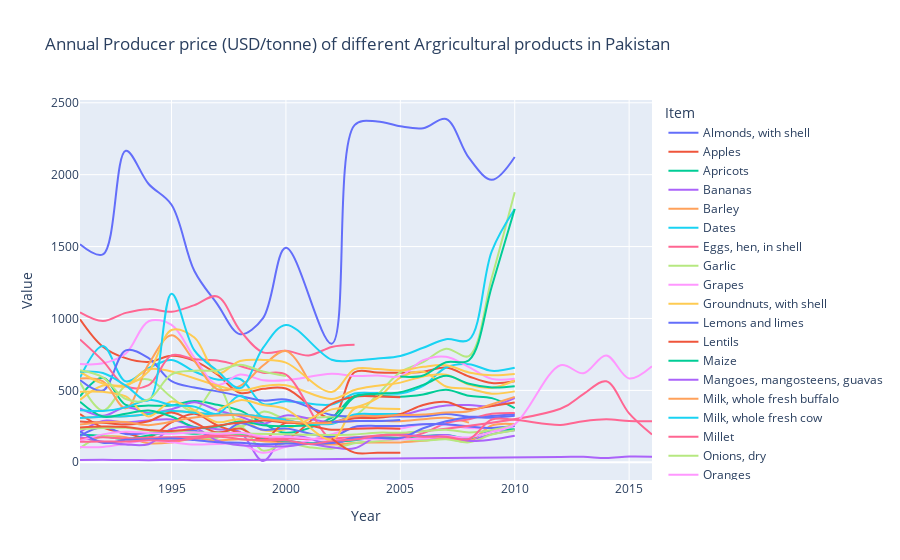

The notebook cell this image was saved under:
### Markdown cell above
### Annual Producer price (USD/tonne) of Different Agricultural products in Pakistan

### Code cell
import plotly.express as px
df2= pd.read_csv("DAP.csv")
fig = px.line(df2, x="Year", y="Value", color="Item", line_group="Area", hover_name="Area",
        line_shape="spline", render_mode="svg", title='Annual Producer price (USD/tonne) of different Argricultural products in Pakistan')
fig.show()

### Figure 1 — Plotly figure (JSON) as saved in the notebook; plotly's stock layout.template omitted (floating-point values rounded to 4 significant figures)
{"data": [{"hovertemplate": "<b>%{hovertext}</b><br><br>Item=Almonds, with shell<br>Area=Pakistan<br>Year=%{x}<br>Value=%{y}<extra></extra>", "hovertext": ["Pakistan", "Pakistan", "Pakistan", "Pakistan", "Pakistan", "Pakistan", "Pakistan", "Pakistan", "Pakistan", "Pakistan", "Pakistan", "Pakistan", "Pakistan", "Pakistan", "Pakistan", "Pakistan", "Pakistan", "Pakistan", "Pakistan"], "legendgroup": "Almonds, with shell", "line": {"color": "#636efa", "dash": "solid", "shape": "spline"}, "marker": {"symbol": "circle"}, "mode": "lines", "name": "Almonds, with shell", "orientation": "v", "showlegend": true, "type": "scatter", "x": [1991, 1992, 1993, 1994, 1995, 1996, 1997, 1998, 1999, 2000, 2002, 2003, 2004, 2005, 2006, 2007, 2008, 2009, 2010], "xaxis": "x", "y": [1516, 1445, 2166, 1935, 1791, 1330, 1100, 891, 1003, 1491, 825, 2344, 2370, 2336, 2323, 2387, 2116, 1964, 2123], "yaxis": "y"}, {"hovertemplate": "<b>%{hovertext}</b><br><br>Item=Apples<br>Area=Pakistan<br>Year=%{x}<br>Value=%{y}<extra></extra>", "hovertext": ["Pakistan", "Pakistan", "Pakistan", "Pakistan", "Pakistan", "Pakistan", "Pakistan", "Pakistan", "Pakistan", "Pakistan", "Pakistan", "Pakistan", "Pakistan", "Pakistan", "Pakistan", "Pakistan", "Pakistan", "Pakistan", "Pakistan"], "legendgroup": "Apples", "line": {"color": "#EF553B", "dash": "solid", "shape": "spline"}, "marker": {"symbol": "circle"}, "mode": "lines", "name": "Apples", "orientation": "v", "showlegend": true, "type": "scatter", "x": [1991, 1992, 1993, 1994, 1995, 1996, 1997, 1998, 1999, 2000, 2002, 2003, 2004, 2005, 2006, 2007, 2008, 2009, 2010], "xaxis": "x", "y": [995, 804, 724, 698, 740, 705, 611, 482, 511, 513, 312, 626, 624, 622, 630, 659, 597, 551, 563], "yaxis": "y"}, {"hovertemplate": "<b>%{hovertext}</b><br><br>Item=Apricots<br>Area=Pakistan<br>Year=%{x}<br>Value=%{y}<extra></extra>", "hovertext": ["Pakistan", "Pakistan", "Pakistan", "Pakistan", "Pakistan", "Pakistan", "Pakistan", "Pakistan", "Pakistan", "Pakistan", "Pakistan", "Pakistan", "Pakistan", "Pakistan", "Pakistan", "Pakistan", "Pakistan", "Pakistan", "Pakistan"], "legendgroup": "Apricots", "line": {"color": "#00cc96", "dash": "solid", "shape": "spline"}, "marker": {"symbol": "circle"}, "mode": "lines", "name": "Apricots", "orientation": "v", "showlegend": true, "type": "scatter", "x": [1991, 1992, 1993, 1994, 1995, 1996, 1997, 1998, 1999, 2000, 2002, 2003, 2004, 2005, 2006, 2007, 2008, 2009, 2010], "xaxis": "x", "y": [459, 588, 399, 395, 395, 426, 400, 359, 272, 205, 310, 462, 462, 456, 472, 504, 462, 446, 377], "yaxis": "y"}, {"hovertemplate": "<b>%{hovertext}</b><br><br>Item=Bananas<br>Area=Pakistan<br>Year=%{x}<br>Value=%{y}<extra></extra>", "hovertext": ["Pakistan", "Pakistan", "Pakistan", "Pakistan", "Pakistan", "Pakistan", "Pakistan", "Pakistan", "Pakistan", "Pakistan", "Pakistan", "Pakistan", "Pakistan", "Pakistan", "Pakistan", "Pakistan", "Pakistan", "Pakistan", "Pakistan"], "legendgroup": "Bananas", "line": {"color": "#ab63fa", "dash": "solid", "shape": "spline"}, "marker": {"symbol": "circle"}, "mode": "lines", "name": "Bananas", "orientation": "v", "showlegend": true, "type": "scatter", "x": [1991, 1992, 1993, 1994, 1995, 1996, 1997, 1998, 1999, 2000, 2002, 2003, 2004, 2005, 2006, 2007, 2008, 2009, 2010], "xaxis": "x", "y": [210, 288, 277, 291, 298, 246, 230, 210, 9, 186, 128, 165, 165, 162, 163, 173, 156, 196, 223], "yaxis": "y"}, {"hovertemplate": "<b>%{hovertext}</b><br><br>Item=Barley<br>Area=Pakistan<br>Year=%{x}<br>Value=%{y}<extra></extra>", "hovertext": ["Pakistan", "Pakistan", "Pakistan", "Pakistan", "Pakistan", "Pakistan", "Pakistan", "Pakistan", "Pakistan", "Pakistan", "Pakistan", "Pakistan", "Pakistan", "Pakistan", "Pakistan", "Pakistan", "Pakistan", "Pakistan", "Pakistan"], "legendgroup": "Barley", "line": {"color": "#FFA15A", "dash": "solid", "shape": "spline"}, "marker": {"symbol": "circle"}, "mode": "lines", "name": "Barley", "orientation": "v", "showlegend": true, "type": "scatter", "x": [1991, 1992, 1993, 1994, 1995, 1996, 1997, 1998, 1999, 2000, 2002, 2003, 2004, 2005, 2006, 2007, 2008, 2009, 2010], "xaxis": "x", "y": [163, 179, 175, 132, 138, 166, 152, 160, 147, 140, 123, 135, 137, 138, 149, 165, 146, 256, 265], "yaxis": "y"}, {"hovertemplate": "<b>%{hovertext}</b><br><br>Item=Dates<br>Area=Pakistan<br>Year=%{x}<br>Value=%{y}<extra></extra>", "hovertext": ["Pakistan", "Pakistan", "Pakistan", "Pakistan", "Pakistan", "Pakistan", "Pakistan", "Pakistan", "Pakistan", "Pakistan", "Pakistan", "Pakistan", "Pakistan", "Pakistan", "Pakistan", "Pakistan", "Pakistan", "Pakistan", "Pakistan"], "legendgroup": "Dates", "line": {"color": "#19d3f3", "dash": "solid", "shape": "spline"}, "marker": {"symbol": "circle"}, "mode": "lines", "name": "Dates", "orientation": "v", "showlegend": true, "type": "scatter", "x": [1991, 1992, 1993, 1994, 1995, 1996, 1997, 1998, 1999, 2000, 2002, 2003, 2004, 2005, 2006, 2007, 2008, 2009, 2010], "xaxis": "x", "y": [588, 809, 563, 655, 712, 631, 575, 579, 406, 424, 402, 478, 481, 479, 531, 659, 682, 636, 657], "yaxis": "y"}, {"hovertemplate": "<b>%{hovertext}</b><br><br>Item=Eggs, hen, in shell<br>Area=Pakistan<br>Year=%{x}<br>Value=%{y}<extra></extra>", "hovertext": ["Pakistan", "Pakistan", "Pakistan", "Pakistan", "Pakistan", "Pakistan", "Pakistan", "Pakistan", "Pakistan", "Pakistan", "Pakistan", "Pakistan", "Pakistan"], "legendgroup": "Eggs, hen, in shell", "line": {"color": "#FF6692", "dash": "solid", "shape": "spline"}, "marker": {"symbol": "circle"}, "mode": "lines", "name": "Eggs, hen, in shell", "orientation": "v", "showlegend": true, "type": "scatter", "x": [1991, 1992, 1993, 1994, 1995, 1996, 1997, 1998, 1999, 2000, 2001, 2002, 2003], "xaxis": "x", "y": [1043, 982, 1039, 1065, 1047, 1093, 1153, 916, 764, 775, 743, 802, 817], "yaxis": "y"}, {"hovertemplate": "<b>%{hovertext}</b><br><br>Item=Garlic<br>Area=Pakistan<br>Year=%{x}<br>Value=%{y}<extra></extra>", "hovertext": ["Pakistan", "Pakistan", "Pakistan", "Pakistan", "Pakistan", "Pakistan", "Pakistan", "Pakistan", "Pakistan", "Pakistan", "Pakistan", "Pakistan", "Pakistan", "Pakistan", "Pakistan", "Pakistan", "Pakistan", "Pakistan", "Pakistan"], "legendgroup": "Garlic", "line": {"color": "#B6E880", "dash": "solid", "shape": "spline"}, "marker": {"symbol": "circle"}, "mode": "lines", "name": "Garlic", "orientation": "v", "showlegend": true, "type": "scatter", "x": [1991, 1992, 1993, 1994, 1995, 1996, 1997, 1998, 1999, 2000, 2002, 2003, 2004, 2005, 2006, 2007, 2008, 2009, 2010], "xaxis": "x", "y": [556, 360, 533, 576, 452, 356, 532, 251, 352, 305, 319, 326, 470, 627, 697, 790, 739, 1285, 1878], "yaxis": "y"}, {"hovertemplate": "<b>%{hovertext}</b><br><br>Item=Grapes<br>Area=Pakistan<br>Year=%{x}<br>Value=%{y}<extra></extra>", "hovertext": ["Pakistan", "Pakistan", "Pakistan", "Pakistan", "Pakistan", "Pakistan", "Pakistan", "Pakistan", "Pakistan", "Pakistan", "Pakistan", "Pakistan", "Pakistan", "Pakistan", "Pakistan", "Pakistan", "Pakistan", "Pakistan", "Pakistan"], "legendgroup": "Grapes", "line": {"color": "#FF97FF", "dash": "solid", "shape": "spline"}, "marker": {"symbol": "circle"}, "mode": "lines", "name": "Grapes", "orientation": "v", "showlegend": true, "type": "scatter", "x": [1991, 1992, 1993, 1994, 1995, 1996, 1997, 1998, 1999, 2000, 2002, 2003, 2004, 2005, 2006, 2007, 2008, 2009, 2010], "xaxis": "x", "y": [683, 688, 756, 981, 956, 728, 539, 610, 571, 571, 615, 600, 603, 599, 710, 734, 662, 580, 581], "yaxis": "y"}, {"hovertemplate": "<b>%{hovertext}</b><br><br>Item=Groundnuts, with shell<br>Area=Pakistan<br>Year=%{x}<br>Value=%{y}<extra></extra>", "hovertext": ["Pakistan", "Pakistan", "Pakistan", "Pakistan", "Pakistan", "Pakistan", "Pakistan", "Pakistan", "Pakistan", "Pakistan", "Pakistan", "Pakistan", "Pakistan", "Pakistan", "Pakistan", "Pakistan"], "legendgroup": "Groundnuts, with shell", "line": {"color": "#FECB52", "dash": "solid", "shape": "spline"}, "marker": {"symbol": "circle"}, "mode": "lines", "name": "Groundnuts, with shell", "orientation": "v", "showlegend": true, "type": "scatter", "x": [1991, 1992, 1993, 1994, 1998, 1999, 2000, 2002, 2003, 2004, 2005, 2006, 2007, 2008, 2009, 2010], "xaxis": "x", "y": [434, 534, 529, 647, 499, 530, 536, 440, 503, 532, 554, 597, 609, 540, 518, 569], "yaxis": "y"}, {"hovertemplate": "<b>%{hovertext}</b><br><br>Item=Lemons and limes<br>Area=Pakistan<br>Year=%{x}<br>Value=%{y}<extra></extra>", "hovertext": ["Pakistan", "Pakistan", "Pakistan", "Pakistan", "Pakistan", "Pakistan", "Pakistan", "Pakistan", "Pakistan", "Pakistan", "Pakistan", "Pakistan", "Pakistan", "Pakistan", "Pakistan", "Pakistan", "Pakistan", "Pakistan", "Pakistan"], "legendgroup": "Lemons and limes", "line": {"color": "#636efa", "dash": "solid", "shape": "spline"}, "marker": {"symbol": "circle"}, "mode": "lines", "name": "Lemons and limes", "orientation": "v", "showlegend": true, "type": "scatter", "x": [1991, 1992, 1993, 1994, 1995, 1996, 1997, 1998, 1999, 2000, 2002, 2003, 2004, 2005, 2006, 2007, 2008, 2009, 2010], "xaxis": "x", "y": [572, 499, 778, 724, 564, 520, 493, 461, 429, 437, 329, 318, 319, 318, 320, 336, 317, 322, 334], "yaxis": "y"}, {"hovertemplate": "<b>%{hovertext}</b><br><br>Item=Lentils<br>Area=Pakistan<br>Year=%{x}<br>Value=%{y}<extra></extra>", "hovertext": ["Pakistan", "Pakistan", "Pakistan", "Pakistan", "Pakistan", "Pakistan", "Pakistan", "Pakistan", "Pakistan", "Pakistan", "Pakistan", "Pakistan", "Pakistan", "Pakistan"], "legendgroup": "Lentils", "line": {"color": "#EF553B", "dash": "solid", "shape": "spline"}, "marker": {"symbol": "circle"}, "mode": "lines", "name": "Lentils", "orientation": "v", "showlegend": true, "type": "scatter", "x": [1991, 1992, 1993, 1994, 1995, 1996, 1997, 1998, 1999, 2000, 2002, 2003, 2004, 2005], "xaxis": "x", "y": [335, 241, 203, 173, 277, 337, 257, 205, 163, 158, 406, 456, 458, 452], "yaxis": "y"}, {"hovertemplate": "<b>%{hovertext}</b><br><br>Item=Maize<br>Area=Pakistan<br>Year=%{x}<br>Value=%{y}<extra></extra>", "hovertext": ["Pakistan", "Pakistan", "Pakistan", "Pakistan", "Pakistan", "Pakistan", "Pakistan", "Pakistan", "Pakistan", "Pakistan", "Pakistan", "Pakistan", "Pakistan", "Pakistan", "Pakistan", "Pakistan", "Pakistan", "Pakistan", "Pakistan", "Pakistan"], "legendgroup": "Maize", "line": {"color": "#00cc96", "dash": "solid", "shape": "spline"}, "marker": {"symbol": "circle"}, "mode": "lines", "name": "Maize", "orientation": "v", "showlegend": true, "type": "scatter", "x": [1991, 1992, 1993, 1994, 1995, 1996, 1997, 1998, 1999, 2000, 2001, 2002, 2003, 2004, 2005, 2006, 2007, 2008, 2009, 2010], "xaxis": "x", "y": [193, 182, 162, 186, 209, 198, 208, 194, 164, 149, 133, 141, 153, 173, 170, 183, 189, 168, 218, 229], "yaxis": "y"}, {"hovertemplate": "<b>%{hovertext}</b><br><br>Item=Mangoes, mangosteens, guavas<br>Area=Pakistan<br>Year=%{x}<br>Value=%{y}<extra></extra>", "hovertext": ["Pakistan", "Pakistan", "Pakistan", "Pakistan", "Pakistan", "Pakistan", "Pakistan", "Pakistan", "Pakistan", "Pakistan", "Pakistan", "Pakistan", "Pakistan", "Pakistan", "Pakistan", "Pakistan", "Pakistan", "Pakistan", "Pakistan"], "legendgroup": "Mangoes, mangosteens, guavas", "line": {"color": "#ab63fa", "dash": "solid", "shape": "spline"}, "marker": {"symbol": "circle"}, "mode": "lines", "name": "Mangoes, mangosteens, guavas", "orientation": "v", "showlegend": true, "type": "scatter", "x": [1991, 1992, 1993, 1994, 1995, 1996, 1997, 1998, 1999, 2000, 2002, 2003, 2004, 2005, 2006, 2007, 2008, 2009, 2010], "xaxis": "x", "y": [375, 323, 382, 343, 369, 418, 362, 319, 268, 326, 280, 322, 326, 328, 365, 395, 398, 392, 446], "yaxis": "y"}, {"hovertemplate": "<b>%{hovertext}</b><br><br>Item=Milk, whole fresh buffalo<br>Area=Pakistan<br>Year=%{x}<br>Value=%{y}<extra></extra>", "hovertext": ["Pakistan", "Pakistan", "Pakistan", "Pakistan", "Pakistan", "Pakistan", "Pakistan", "Pakistan", "Pakistan", "Pakistan", "Pakistan", "Pakistan", "Pakistan", "Pakistan", "Pakistan", "Pakistan", "Pakistan", "Pakistan"], "legendgroup": "Milk, whole fresh buffalo", "line": {"color": "#FFA15A", "dash": "solid", "shape": "spline"}, "marker": {"symbol": "circle"}, "mode": "lines", "name": "Milk, whole fresh buffalo", "orientation": "v", "showlegend": true, "type": "scatter", "x": [1991, 1992, 1993, 1994, 1995, 1996, 1997, 1998, 1999, 2000, 2001, 2002, 2003, 2004, 2005, 2006, 2007, 2008], "xaxis": "x", "y": [308, 317, 320, 336, 356, 344, 331, 332, 316, 296, 259, 277, 286, 288, 286, 299, 309, 276], "yaxis": "y"}, {"hovertemplate": "<b>%{hovertext}</b><br><br>Item=Milk, whole fresh cow<br>Area=Pakistan<br>Year=%{x}<br>Value=%{y}<extra></extra>", "hovertext": ["Pakistan", "Pakistan", "Pakistan", "Pakistan", "Pakistan", "Pakistan", "Pakistan", "Pakistan", "Pakistan", "Pakistan"], "legendgroup": "Milk, whole fresh cow", "line": {"color": "#19d3f3", "dash": "solid", "shape": "spline"}, "marker": {"symbol": "circle"}, "mode": "lines", "name": "Milk, whole fresh cow", "orientation": "v", "showlegend": true, "type": "scatter", "x": [1991, 1992, 1993, 1994, 1995, 1996, 1997, 1998, 1999, 2000], "xaxis": "x", "y": [308, 317, 320, 336, 356, 344, 331, 332, 316, 296], "yaxis": "y"}, {"hovertemplate": "<b>%{hovertext}</b><br><br>Item=Millet<br>Area=Pakistan<br>Year=%{x}<br>Value=%{y}<extra></extra>", "hovertext": ["Pakistan", "Pakistan", "Pakistan", "Pakistan", "Pakistan", "Pakistan", "Pakistan", "Pakistan", "Pakistan", "Pakistan", "Pakistan", "Pakistan", "Pakistan", "Pakistan", "Pakistan", "Pakistan", "Pakistan", "Pakistan", "Pakistan"], "legendgroup": "Millet", "line": {"color": "#FF6692", "dash": "solid", "shape": "spline"}, "marker": {"symbol": "circle"}, "mode": "lines", "name": "Millet", "orientation": "v", "showlegend": true, "type": "scatter", "x": [1991, 1992, 1993, 1994, 1995, 1996, 1997, 1998, 1999, 2000, 2002, 2003, 2004, 2005, 2006, 2007, 2008, 2009, 2010], "xaxis": "x", "y": [854, 705, 529, 536, 743, 717, 707, 670, 623, 609, 157, 167, 168, 166, 203, 272, 300, 337, 343], "yaxis": "y"}, {"hovertemplate": "<b>%{hovertext}</b><br><br>Item=Onions, dry<br>Area=Pakistan<br>Year=%{x}<br>Value=%{y}<extra></extra>", "hovertext": ["Pakistan", "Pakistan", "Pakistan", "Pakistan", "Pakistan", "Pakistan", "Pakistan", "Pakistan", "Pakistan", "Pakistan", "Pakistan", "Pakistan", "Pakistan", "Pakistan", "Pakistan", "Pakistan", "Pakistan", "Pakistan", "Pakistan", "Pakistan"], "legendgroup": "Onions, dry", "line": {"color": "#B6E880", "dash": "solid", "shape": "spline"}, "marker": {"symbol": "circle"}, "mode": "lines", "name": "Onions, dry", "orientation": "v", "showlegend": true, "type": "scatter", "x": [1991, 1992, 1993, 1994, 1995, 1996, 1997, 1998, 1999, 2000, 2001, 2002, 2003, 2004, 2005, 2006, 2007, 2008, 2009, 2010], "xaxis": "x", "y": [100, 181, 160, 168, 153, 173, 171, 251, 81, 132, 105, 95, 133, 146, 160, 151, 160, 139, 193, 223], "yaxis": "y"}, {"hovertemplate": "<b>%{hovertext}</b><br><br>Item=Oranges<br>Area=Pakistan<br>Year=%{x}<br>Value=%{y}<extra></extra>", "hovertext": ["Pakistan", "Pakistan", "Pakistan", "Pakistan", "Pakistan", "Pakistan", "Pakistan", "Pakistan", "Pakistan", "Pakistan", "Pakistan", "Pakistan", "Pakistan", "Pakistan", "Pakistan", "Pakistan", "Pakistan", "Pakistan", "Pakistan"], "legendgroup": "Oranges", "line": {"color": "#FF97FF", "dash": "solid", "shape": "spline"}, "marker": {"symbol": "circle"}, "mode": "lines", "name": "Oranges", "orientation": "v", "showlegend": true, "type": "scatter", "x": [1991, 1992, 1993, 1994, 1995, 1996, 1997, 1998, 1999, 2000, 2002, 2003, 2004, 2005, 2006, 2007, 2008, 2009, 2010], "xaxis": "x", "y": [107, 107, 129, 153, 139, 124, 127, 128, 66, 108, 195, 237, 239, 235, 265, 261, 238, 239, 251], "yaxis": "y"}, {"hovertemplate": "<b>%{hovertext}</b><br><br>Item=Peaches and nectarines<br>Area=Pakistan<br>Year=%{x}<br>Value=%{y}<extra></extra>", "hovertext": ["Pakistan", "Pakistan", "Pakistan", "Pakistan", "Pakistan", "Pakistan", "Pakistan", "Pakistan", "Pakistan", "Pakistan", "Pakistan", "Pakistan", "Pakistan", "Pakistan", "Pakistan", "Pakistan", "Pakistan", "Pakistan", "Pakistan"], "legendgroup": "Peaches and nectarines", "line": {"color": "#FECB52", "dash": "solid", "shape": "spline"}, "marker": {"symbol": "circle"}, "mode": "lines", "name": "Peaches and nectarines", "orientation": "v", "showlegend": true, "type": "scatter", "x": [1991, 1992, 1993, 1994, 1995, 1996, 1997, 1998, 1999, 2000, 2002, 2003, 2004, 2005, 2006, 2007, 2008, 2009, 2010], "xaxis": "x", "y": [491, 490, 458, 319, 423, 362, 279, 299, 222, 230, 368, 381, 446, 588, 630, 527, 511, 477, 493], "yaxis": "y"}, {"hovertemplate": "<b>%{hovertext}</b><br><br>Item=Pears<br>Area=Pakistan<br>Year=%{x}<br>Value=%{y}<extra></extra>", "hovertext": ["Pakistan", "Pakistan", "Pakistan", "Pakistan", "Pakistan", "Pakistan", "Pakistan", "Pakistan", "Pakistan", "Pakistan", "Pakistan", "Pakistan", "Pakistan", "Pakistan", "Pakistan", "Pakistan", "Pakistan", "Pakistan", "Pakistan"], "legendgroup": "Pears", "line": {"color": "#636efa", "dash": "solid", "shape": "spline"}, "marker": {"symbol": "circle"}, "mode": "lines", "name": "Pears", "orientation": "v", "showlegend": true, "type": "scatter", "x": [1991, 1992, 1993, 1994, 1995, 1996, 1997, 1998, 1999, 2000, 2002, 2003, 2004, 2005, 2006, 2007, 2008, 2009, 2010], "xaxis": "x", "y": [184, 245, 197, 204, 215, 219, 181, 271, 226, 235, 177, 246, 253, 252, 265, 264, 249, 239, 252], "yaxis": "y"}, {"hovertemplate": "<b>%{hovertext}</b><br><br>Item=Peas, dry<br>Area=Pakistan<br>Year=%{x}<br>Value=%{y}<extra></extra>", "hovertext": ["Pakistan", "Pakistan", "Pakistan", "Pakistan", "Pakistan", "Pakistan", "Pakistan", "Pakistan", "Pakistan", "Pakistan", "Pakistan", "Pakistan", "Pakistan", "Pakistan"], "legendgroup": "Peas, dry", "line": {"color": "#EF553B", "dash": "solid", "shape": "spline"}, "marker": {"symbol": "circle"}, "mode": "lines", "name": "Peas, dry", "orientation": "v", "showlegend": true, "type": "scatter", "x": [1991, 1992, 1993, 1994, 1995, 1996, 1997, 1998, 1999, 2000, 2002, 2003, 2004, 2005], "xaxis": "x", "y": [284, 275, 263, 286, 347, 277, 208, 235, 156, 274, 226, 234, 237, 234], "yaxis": "y"}, {"hovertemplate": "<b>%{hovertext}</b><br><br>Item=Plums and sloes<br>Area=Pakistan<br>Year=%{x}<br>Value=%{y}<extra></extra>", "hovertext": ["Pakistan", "Pakistan", "Pakistan", "Pakistan", "Pakistan", "Pakistan", "Pakistan", "Pakistan", "Pakistan", "Pakistan", "Pakistan", "Pakistan", "Pakistan", "Pakistan", "Pakistan", "Pakistan", "Pakistan", "Pakistan", "Pakistan"], "legendgroup": "Plums and sloes", "line": {"color": "#00cc96", "dash": "solid", "shape": "spline"}, "marker": {"symbol": "circle"}, "mode": "lines", "name": "Plums and sloes", "orientation": "v", "showlegend": true, "type": "scatter", "x": [1991, 1992, 1993, 1994, 1995, 1996, 1997, 1998, 1999, 2000, 2002, 2003, 2004, 2005, 2006, 2007, 2008, 2009, 2010], "xaxis": "x", "y": [421, 318, 338, 360, 318, 243, 249, 284, 258, 252, 288, 454, 477, 488, 538, 601, 546, 520, 528], "yaxis": "y"}, {"hovertemplate": "<b>%{hovertext}</b><br><br>Item=Potatoes<br>Area=Pakistan<br>Year=%{x}<br>Value=%{y}<extra></extra>", "hovertext": ["Pakistan", "Pakistan", "Pakistan", "Pakistan", "Pakistan", "Pakistan", "Pakistan", "Pakistan", "Pakistan", "Pakistan", "Pakistan", "Pakistan", "Pakistan", "Pakistan", "Pakistan", "Pakistan", "Pakistan", "Pakistan", "Pakistan", "Pakistan"], "legendgroup": "Potatoes", "line": {"color": "#ab63fa", "dash": "solid", "shape": "spline"}, "marker": {"symbol": "circle"}, "mode": "lines", "name": "Potatoes", "orientation": "v", "showlegend": true, "type": "scatter", "x": [1991, 1992, 1993, 1994, 1995, 1996, 1997, 1998, 1999, 2000, 2001, 2002, 2003, 2004, 2005, 2006, 2007, 2008, 2009, 2010], "xaxis": "x", "y": [175, 143, 124, 126, 231, 240, 150, 118, 113, 111, 127, 104, 97, 180, 196, 180, 189, 149, 158, 184], "yaxis": "y"}, {"hovertemplate": "<b>%{hovertext}</b><br><br>Item=Pulses nes<br>Area=Pakistan<br>Year=%{x}<br>Value=%{y}<extra></extra>", "hovertext": ["Pakistan", "Pakistan", "Pakistan", "Pakistan", "Pakistan", "Pakistan", "Pakistan", "Pakistan", "Pakistan", "Pakistan", "Pakistan"], "legendgroup": "Pulses nes", "line": {"color": "#FFA15A", "dash": "solid", "shape": "spline"}, "marker": {"symbol": "circle"}, "mode": "lines", "name": "Pulses nes", "orientation": "v", "showlegend": true, "type": "scatter", "x": [1991, 1992, 1993, 1994, 1995, 1996, 1997, 1998, 1999, 2000, 2001], "xaxis": "x", "y": [582, 563, 375, 683, 884, 703, 508, 531, 673, 774, 563], "yaxis": "y"}, {"hovertemplate": "<b>%{hovertext}</b><br><br>Item=Rapeseed<br>Area=Pakistan<br>Year=%{x}<br>Value=%{y}<extra></extra>", "hovertext": ["Pakistan", "Pakistan", "Pakistan", "Pakistan", "Pakistan", "Pakistan", "Pakistan", "Pakistan", "Pakistan", "Pakistan", "Pakistan", "Pakistan", "Pakistan", "Pakistan"], "legendgroup": "Rapeseed", "line": {"color": "#19d3f3", "dash": "solid", "shape": "spline"}, "marker": {"symbol": "circle"}, "mode": "lines", "name": "Rapeseed", "orientation": "v", "showlegend": true, "type": "scatter", "x": [1991, 1992, 1993, 1994, 1995, 1996, 1997, 1998, 1999, 2000, 2002, 2003, 2004, 2005], "xaxis": "x", "y": [362, 357, 382, 434, 398, 387, 337, 463, 311, 289, 267, 332, 335, 336], "yaxis": "y"}, {"hovertemplate": "<b>%{hovertext}</b><br><br>Item=Rice, paddy<br>Area=Pakistan<br>Year=%{x}<br>Value=%{y}<extra></extra>", "hovertext": ["Pakistan", "Pakistan", "Pakistan", "Pakistan", "Pakistan", "Pakistan", "Pakistan", "Pakistan", "Pakistan", "Pakistan", "Pakistan", "Pakistan", "Pakistan"], "legendgroup": "Rice, paddy", "line": {"color": "#FF6692", "dash": "solid", "shape": "spline"}, "marker": {"symbol": "circle"}, "mode": "lines", "name": "Rice, paddy", "orientation": "v", "showlegend": true, "type": "scatter", "x": [1991, 1992, 1993, 1994, 1995, 1996, 1997, 2002, 2012, 2013, 2014, 2015, 2016], "xaxis": "x", "y": [163, 174, 165, 172, 175, 177, 189, 165, 372, 474, 563, 340, 193], "yaxis": "y"}, {"hovertemplate": "<b>%{hovertext}</b><br><br>Item=Safflower seed<br>Area=Pakistan<br>Year=%{x}<br>Value=%{y}<extra></extra>", "hovertext": ["Pakistan", "Pakistan", "Pakistan", "Pakistan", "Pakistan", "Pakistan", "Pakistan", "Pakistan", "Pakistan", "Pakistan", "Pakistan", "Pakistan"], "legendgroup": "Safflower seed", "line": {"color": "#B6E880", "dash": "solid", "shape": "spline"}, "marker": {"symbol": "circle"}, "mode": "lines", "name": "Safflower seed", "orientation": "v", "showlegend": true, "type": "scatter", "x": [1991, 1993, 1994, 2002, 2003, 2004, 2005, 2006, 2007, 2008, 2009, 2010], "xaxis": "x", "y": [231, 240, 221, 190, 193, 206, 206, 216, 227, 207, 224, 262], "yaxis": "y"}, {"hovertemplate": "<b>%{hovertext}</b><br><br>Item=Seed cotton<br>Area=Pakistan<br>Year=%{x}<br>Value=%{y}<extra></extra>", "hovertext": ["Pakistan", "Pakistan", "Pakistan", "Pakistan", "Pakistan", "Pakistan", "Pakistan", "Pakistan", "Pakistan", "Pakistan", "Pakistan", "Pakistan", "Pakistan", "Pakistan", "Pakistan", "Pakistan", "Pakistan", "Pakistan", "Pakistan", "Pakistan", "Pakistan", "Pakistan", "Pakistan", "Pakistan"], "legendgroup": "Seed cotton", "line": {"color": "#FF97FF", "dash": "solid", "shape": "spline"}, "marker": {"symbol": "circle"}, "mode": "lines", "name": "Seed cotton", "orientation": "v", "showlegend": true, "type": "scatter", "x": [1991, 1992, 1993, 1994, 1995, 1996, 1997, 1998, 1999, 2000, 2002, 2003, 2004, 2005, 2006, 2007, 2008, 2009, 2010, 2012, 2013, 2014, 2015, 2016], "xaxis": "x", "y": [147, 194, 213, 204, 199, 208, 198, 205, 179, 177, 155, 160, 160, 160, 166, 181, 173, 213, 264, 675, 619, 743, 583, 668], "yaxis": "y"}, {"hovertemplate": "<b>%{hovertext}</b><br><br>Item=Sesame seed<br>Area=Pakistan<br>Year=%{x}<br>Value=%{y}<extra></extra>", "hovertext": ["Pakistan", "Pakistan", "Pakistan", "Pakistan", "Pakistan", "Pakistan", "Pakistan", "Pakistan", "Pakistan", "Pakistan", "Pakistan", "Pakistan", "Pakistan", "Pakistan", "Pakistan", "Pakistan", "Pakistan", "Pakistan", "Pakistan"], "legendgroup": "Sesame seed", "line": {"color": "#FECB52", "dash": "solid", "shape": "spline"}, "marker": {"symbol": "circle"}, "mode": "lines", "name": "Sesame seed", "orientation": "v", "showlegend": true, "type": "scatter", "x": [1991, 1992, 1993, 1994, 1995, 1996, 1997, 1998, 1999, 2000, 2002, 2003, 2004, 2005, 2006, 2007, 2008, 2009, 2010], "xaxis": "x", "y": [630, 548, 538, 632, 920, 868, 619, 704, 712, 693, 489, 648, 648, 638, 664, 675, 625, 605, 614], "yaxis": "y"}, {"hovertemplate": "<b>%{hovertext}</b><br><br>Item=Sorghum<br>Area=Pakistan<br>Year=%{x}<br>Value=%{y}<extra></extra>", "hovertext": ["Pakistan", "Pakistan", "Pakistan", "Pakistan", "Pakistan", "Pakistan", "Pakistan", "Pakistan", "Pakistan", "Pakistan", "Pakistan", "Pakistan", "Pakistan", "Pakistan", "Pakistan", "Pakistan", "Pakistan", "Pakistan", "Pakistan"], "legendgroup": "Sorghum", "line": {"color": "#636efa", "dash": "solid", "shape": "spline"}, "marker": {"symbol": "circle"}, "mode": "lines", "name": "Sorghum", "orientation": "v", "showlegend": true, "type": "scatter", "x": [1991, 1992, 1993, 1994, 1995, 1996, 1997, 1998, 1999, 2000, 2002, 2003, 2004, 2005, 2006, 2007, 2008, 2009, 2010], "xaxis": "x", "y": [215, 135, 156, 160, 165, 155, 140, 136, 126, 130, 134, 171, 170, 168, 237, 285, 312, 310, 323], "yaxis": "y"}, {"hovertemplate": "<b>%{hovertext}</b><br><br>Item=Soybeans<br>Area=Pakistan<br>Year=%{x}<br>Value=%{y}<extra></extra>", "hovertext": ["Pakistan", "Pakistan", "Pakistan", "Pakistan", "Pakistan", "Pakistan", "Pakistan", "Pakistan", "Pakistan", "Pakistan", "Pakistan", "Pakistan", "Pakistan", "Pakistan", "Pakistan", "Pakistan"], "legendgroup": "Soybeans", "line": {"color": "#EF553B", "dash": "solid", "shape": "spline"}, "marker": {"symbol": "circle"}, "mode": "lines", "name": "Soybeans", "orientation": "v", "showlegend": true, "type": "scatter", "x": [1991, 1992, 1993, 1994, 1995, 1999, 2000, 2002, 2003, 2004, 2005, 2006, 2007, 2008, 2009, 2010], "xaxis": "x", "y": [242, 249, 245, 225, 218, 290, 277, 278, 307, 309, 336, 398, 420, 369, 392, 416], "yaxis": "y"}, {"hovertemplate": "<b>%{hovertext}</b><br><br>Item=Sugar beet<br>Area=Pakistan<br>Year=%{x}<br>Value=%{y}<extra></extra>", "hovertext": ["Pakistan"], "legendgroup": "Sugar beet", "line": {"color": "#00cc96", "dash": "solid", "shape": "spline"}, "marker": {"symbol": "circle"}, "mode": "lines", "name": "Sugar beet", "orientation": "v", "showlegend": true, "type": "scatter", "x": [1991], "xaxis": "x", "y": [18], "yaxis": "y"}, {"hovertemplate": "<b>%{hovertext}</b><br><br>Item=Sugar cane<br>Area=Pakistan<br>Year=%{x}<br>Value=%{y}<extra></extra>", "hovertext": ["Pakistan", "Pakistan", "Pakistan", "Pakistan", "Pakistan", "Pakistan", "Pakistan", "Pakistan", "Pakistan", "Pakistan", "Pakistan", "Pakistan"], "legendgroup": "Sugar cane", "line": {"color": "#ab63fa", "dash": "solid", "shape": "spline"}, "marker": {"symbol": "circle"}, "mode": "lines", "name": "Sugar cane", "orientation": "v", "showlegend": true, "type": "scatter", "x": [1991, 1992, 1993, 1994, 1995, 1996, 1997, 2012, 2013, 2014, 2015, 2016], "xaxis": "x", "y": [16, 17, 16, 15, 16, 15, 15, 37, 38, 30, 40, 39], "yaxis": "y"}, {"hovertemplate": "<b>%{hovertext}</b><br><br>Item=Sunflower seed<br>Area=Pakistan<br>Year=%{x}<br>Value=%{y}<extra></extra>", "hovertext": ["Pakistan", "Pakistan", "Pakistan", "Pakistan", "Pakistan", "Pakistan", "Pakistan", "Pakistan", "Pakistan", "Pakistan", "Pakistan", "Pakistan", "Pakistan", "Pakistan", "Pakistan", "Pakistan", "Pakistan"], "legendgroup": "Sunflower seed", "line": {"color": "#FFA15A", "dash": "solid", "shape": "spline"}, "marker": {"symbol": "circle"}, "mode": "lines", "name": "Sunflower seed", "orientation": "v", "showlegend": true, "type": "scatter", "x": [1991, 1992, 1993, 1994, 1996, 1998, 1999, 2000, 2002, 2003, 2004, 2005, 2006, 2007, 2008, 2009, 2010], "xaxis": "x", "y": [263, 279, 280, 258, 312, 327, 303, 284, 275, 320, 321, 328, 332, 346, 355, 404, 455], "yaxis": "y"}, {"hovertemplate": "<b>%{hovertext}</b><br><br>Item=Walnuts, with shell<br>Area=Pakistan<br>Year=%{x}<br>Value=%{y}<extra></extra>", "hovertext": ["Pakistan", "Pakistan", "Pakistan", "Pakistan", "Pakistan", "Pakistan", "Pakistan", "Pakistan", "Pakistan", "Pakistan", "Pakistan", "Pakistan", "Pakistan", "Pakistan", "Pakistan", "Pakistan", "Pakistan", "Pakistan", "Pakistan"], "legendgroup": "Walnuts, with shell", "line": {"color": "#19d3f3", "dash": "solid", "shape": "spline"}, "marker": {"symbol": "circle"}, "mode": "lines", "name": "Walnuts, with shell", "orientation": "v", "showlegend": true, "type": "scatter", "x": [1991, 1992, 1993, 1994, 1995, 1996, 1997, 1998, 1999, 2000, 2002, 2003, 2004, 2005, 2006, 2007, 2008, 2009, 2010], "xaxis": "x", "y": [630, 621, 533, 430, 1172, 778, 636, 516, 795, 955, 713, 708, 721, 739, 796, 856, 852, 1469, 1761], "yaxis": "y"}, {"hovertemplate": "<b>%{hovertext}</b><br><br>Item=Wheat<br>Area=Pakistan<br>Year=%{x}<br>Value=%{y}<extra></extra>", "hovertext": ["Pakistan", "Pakistan", "Pakistan", "Pakistan", "Pakistan", "Pakistan", "Pakistan", "Pakistan", "Pakistan", "Pakistan", "Pakistan", "Pakistan", "Pakistan", "Pakistan", "Pakistan", "Pakistan", "Pakistan", "Pakistan", "Pakistan", "Pakistan", "Pakistan", "Pakistan", "Pakistan", "Pakistan", "Pakistan"], "legendgroup": "Wheat", "line": {"color": "#FF6692", "dash": "solid", "shape": "spline"}, "marker": {"symbol": "circle"}, "mode": "lines", "name": "Wheat", "orientation": "v", "showlegend": true, "type": "scatter", "x": [1991, 1992, 1993, 1994, 1995, 1996, 1997, 1998, 1999, 2000, 2001, 2002, 2003, 2004, 2005, 2006, 2007, 2008, 2009, 2010, 2012, 2013, 2014, 2015, 2016], "xaxis": "x", "y": [143, 145, 144, 153, 149, 166, 180, 161, 155, 154, 127, 148, 158, 184, 187, 178, 178, 162, 298, 295, 260, 286, 299, 287, 286], "yaxis": "y"}, {"hovertemplate": "<b>%{hovertext}</b><br><br>Item=Wool, greasy<br>Area=Pakistan<br>Year=%{x}<br>Value=%{y}<extra></extra>", "hovertext": ["Pakistan", "Pakistan", "Pakistan", "Pakistan", "Pakistan", "Pakistan", "Pakistan", "Pakistan", "Pakistan", "Pakistan"], "legendgroup": "Wool, greasy", "line": {"color": "#B6E880", "dash": "solid", "shape": "spline"}, "marker": {"symbol": "circle"}, "mode": "lines", "name": "Wool, greasy", "orientation": "v", "showlegend": true, "type": "scatter", "x": [1991, 1992, 1993, 1994, 1995, 1996, 1997, 1998, 1999, 2000], "xaxis": "x", "y": [640, 591, 440, 437, 612, 637, 639, 679, 631, 600], "yaxis": "y"}, {"hovertemplate": "<b>%{hovertext}</b><br><br>Item=Roots and tubers nes<br>Area=Pakistan<br>Year=%{x}<br>Value=%{y}<extra></extra>", "hovertext": ["Pakistan"], "legendgroup": "Roots and tubers nes", "line": {"color": "#FF97FF", "dash": "solid", "shape": "spline"}, "marker": {"symbol": "circle"}, "mode": "lines", "name": "Roots and tubers nes", "orientation": "v", "showlegend": true, "type": "scatter", "x": [1993], "xaxis": "x", "y": [203], "yaxis": "y"}, {"hovertemplate": "<b>%{hovertext}</b><br><br>Item=Linseed<br>Area=Pakistan<br>Year=%{x}<br>Value=%{y}<extra></extra>", "hovertext": ["Pakistan", "Pakistan", "Pakistan", "Pakistan", "Pakistan", "Pakistan", "Pakistan", "Pakistan"], "legendgroup": "Linseed", "line": {"color": "#FECB52", "dash": "solid", "shape": "spline"}, "marker": {"symbol": "circle"}, "mode": "lines", "name": "Linseed", "orientation": "v", "showlegend": true, "type": "scatter", "x": [1997, 1998, 1999, 2000, 2002, 2003, 2004, 2005], "xaxis": "x", "y": [357, 432, 398, 370, 158, 374, 374, 370], "yaxis": "y"}, {"hovertemplate": "<b>%{hovertext}</b><br><br>Item=Castor oil seed<br>Area=Pakistan<br>Year=%{x}<br>Value=%{y}<extra></extra>", "hovertext": ["Pakistan", "Pakistan", "Pakistan", "Pakistan"], "legendgroup": "Castor oil seed", "line": {"color": "#636efa", "dash": "solid", "shape": "spline"}, "marker": {"symbol": "circle"}, "mode": "lines", "name": "Castor oil seed", "orientation": "v", "showlegend": true, "type": "scatter", "x": [2002, 2003, 2004, 2005], "xaxis": "x", "y": [278, 287, 287, 294], "yaxis": "y"}, {"hovertemplate": "<b>%{hovertext}</b><br><br>Item=Melons, other (inc.cantaloupes)<br>Area=Pakistan<br>Year=%{x}<br>Value=%{y}<extra></extra>", "hovertext": ["Pakistan", "Pakistan", "Pakistan", "Pakistan"], "legendgroup": "Melons, other (inc.cantaloupes)", "line": {"color": "#EF553B", "dash": "solid", "shape": "spline"}, "marker": {"symbol": "circle"}, "mode": "lines", "name": "Melons, other (inc.cantaloupes)", "orientation": "v", "showlegend": true, "type": "scatter", "x": [2002, 2003, 2004, 2005], "xaxis": "x", "y": [165, 67, 67, 67], "yaxis": "y"}, {"hovertemplate": "<b>%{hovertext}</b><br><br>Item=Ginger<br>Area=Pakistan<br>Year=%{x}<br>Value=%{y}<extra></extra>", "hovertext": ["Pakistan", "Pakistan", "Pakistan", "Pakistan", "Pakistan", "Pakistan"], "legendgroup": "Ginger", "line": {"color": "#00cc96", "dash": "solid", "shape": "spline"}, "marker": {"symbol": "circle"}, "mode": "lines", "name": "Ginger", "orientation": "v", "showlegend": true, "type": "scatter", "x": [2005, 2006, 2007, 2008, 2009, 2010], "xaxis": "x", "y": [596, 604, 696, 710, 1224, 1761], "yaxis": "y"}], "layout": {"legend": {"title": {"text": "Item"}, "tracegroupgap": 0}, "title": {"text": "Annual Producer price (USD/tonne) of different Argricultural products in Pakistan"}, "xaxis": {"anchor": "y", "domain": [0, 1], "title": {"text": "Year"}}, "yaxis": {"anchor": "x", "domain": [0, 1], "title": {"text": "Value"}}}}
